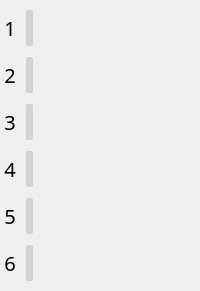
        <widget class="QWidget" name="ProgressBarsAttempts" native="true">
         <property name="styleSheet">
          <string notr="true">QLabel {
	font-family: Yu Ghotic UI Semibold;
	font-weight: 200;
	font-size: 20px;
	min-height: 20;
	min-width: 20;
	max-height: 20;
	max-width: 20;
}
QProgressBar {
	font-family: Yu Ghotic UI Semibold;
	font-weight: 200;
	font-size: 20px;
	border-style: hidden;
	background-color: rgba(255, 255, 255, 0);
}

QProgressBar::chunk {
    background-color: lightgray;
	border-radius: 2px;
}</string>
         </property>
         <layout class="QGridLayout" name="StatsLayout_2">
          <property name="leftMargin">
           <number>0</number>
          </property>
          <property name="topMargin">
           <number>10</number>
          </property>
          <property name="rightMargin">
           <number>24</number>
          </property>
          <property name="bottomMargin">
           <number>10</number>
          </property>
          <property name="verticalSpacing">
           <number>11</number>
          </property>
          <item row="5" column="0">
           <widget class="QLabel" name="sixthAttempt">
            <property name="palette">
             <palette>
              <active>
               <colorrole role="WindowText">
                <brush brushstyle="SolidPattern">
                 <color alpha="255">
                  <red>0</red>
                  <green>0</green>
                  <blue>0</blue>
                 </color>
                </brush>
               </colorrole>
              </active>
              <inactive>
               <colorrole role="WindowText">
                <brush brushstyle="SolidPattern">
                 <color alpha="255">
                  <red>0</red>
                  <green>0</green>
                  <blue>0</blue>
                 </color>
                </brush>
               </colorrole>
              </inactive>
              <disabled/>
             </palette>
            </property>
            <property name="text">
             <string>6</string>
            </property>
            <property name="alignment">
             <set>Qt::AlignCenter</set>
            </property>
           </widget>
          </item>
          <item row="0" column="2">
           <widget class="QProgressBar" name="firstPrBar">
            <property name="palette">
             <palette>
              <active>
               <colorrole role="Button">
                <brush brushstyle="SolidPattern">
                 <color alpha="0">
                  <red>255</red>
                  <green>255</green>
                  <blue>255</blue>
                 </color>
                </brush>
               </colorrole>
               <colorrole role="Base">
                <brush brushstyle="SolidPattern">
                 <color alpha="0">
                  <red>255</red>
                  <green>255</green>
                  <blue>255</blue>
                 </color>
                </brush>
               </colorrole>
               <colorrole role="Window">
                <brush brushstyle="SolidPattern">
                 <color alpha="0">
                  <red>255</red>
                  <green>255</green>
                  <blue>255</blue>
                 </color>
                </brush>
               </colorrole>
              </active>
              <inactive>
               <colorrole role="Button">
                <brush brushstyle="SolidPattern">
                 <color alpha="0">
                  <red>255</red>
                  <green>255</green>
                  <blue>255</blue>
                 </color>
                </brush>
               </colorrole>
               <colorrole role="Base">
                <brush brushstyle="SolidPattern">
                 <color alpha="0">
                  <red>255</red>
                  <green>255</green>
                  <blue>255</blue>
                 </color>
                </brush>
               </colorrole>
               <colorrole role="Window">
                <brush brushstyle="SolidPattern">
                 <color alpha="0">
                  <red>255</red>
                  <green>255</green>
                  <blue>255</blue>
                 </color>
                </brush>
               </colorrole>
              </inactive>
              <disabled>
               <colorrole role="Button">
                <brush brushstyle="SolidPattern">
                 <color alpha="0">
                  <red>255</red>
                  <green>255</green>
                  <blue>255</blue>
                 </color>
                </brush>
               </colorrole>
               <colorrole role="Base">
                <brush brushstyle="SolidPattern">
                 <color alpha="0">
                  <red>255</red>
                  <green>255</green>
                  <blue>255</blue>
                 </color>
                </brush>
               </colorrole>
               <colorrole role="Window">
                <brush brushstyle="SolidPattern">
                 <color alpha="0">
                  <red>255</red>
                  <green>255</green>
                  <blue>255</blue>
                 </color>
                </brush>
               </colorrole>
              </disabled>
             </palette>
            </property>
            <property name="maximum">
             <number>100</number>
            </property>
            <property name="value">
             <number>5</number>
            </property>
            <property name="alignment">
             <set>Qt::AlignCenter</set>
            </property>
            <property name="textVisible">
             <bool>true</bool>
            </property>
            <property name="orientation">
             <enum>Qt::Horizontal</enum>
            </property>
            <property name="invertedAppearance">
             <bool>false</bool>
            </property>
            <property name="textDirection">
             <enum>QProgressBar::TopToBottom</enum>
            </property>
            <property name="format">
             <string/>
            </property>
           </widget>
          </item>
          <item row="4" column="0">
           <widget class="QLabel" name="fifthAttempt">
            <property name="palette">
             <palette>
              <active>
               <colorrole role="WindowText">
                <brush brushstyle="SolidPattern">
                 <color alpha="255">
                  <red>0</red>
                  <green>0</green>
                  <blue>0</blue>
                 </color>
                </brush>
               </colorrole>
              </active>
              <inactive>
               <colorrole role="WindowText">
                <brush brushstyle="SolidPattern">
                 <color alpha="255">
                  <red>0</red>
                  <green>0</green>
                  <blue>0</blue>
                 </color>
                </brush>
               </colorrole>
              </inactive>
              <disabled/>
             </palette>
            </property>
            <property name="text">
             <string>5</string>
            </property>
            <property name="alignment">
             <set>Qt::AlignCenter</set>
            </property>
           </widget>
          </item>
          <item row="0" column="0">
           <widget class="QLabel" name="firstAttempt">
            <property name="palette">
             <palette>
              <active>
               <colorrole role="WindowText">
                <brush brushstyle="SolidPattern">
                 <color alpha="255">
                  <red>0</red>
                  <green>0</green>
                  <blue>0</blue>
                 </color>
                </brush>
               </colorrole>
              </active>
              <inactive>
               <colorrole role="WindowText">
                <brush brushstyle="SolidPattern">
                 <color alpha="255">
                  <red>0</red>
                  <green>0</green>
                  <blue>0</blue>
                 </color>
                </brush>
               </colorrole>
              </inactive>
              <disabled/>
             </palette>
            </property>
            <property name="text">
             <string>1</string>
            </property>
            <property name="alignment">
             <set>Qt::AlignCenter</set>
            </property>
           </widget>
          </item>
          <item row="2" column="0">
           <widget class="QLabel" name="thirdAttempt">
            <property name="palette">
             <palette>
              <active>
               <colorrole role="WindowText">
                <brush brushstyle="SolidPattern">
                 <color alpha="255">
                  <red>0</red>
                  <green>0</green>
                  <blue>0</blue>
                 </color>
                </brush>
               </colorrole>
              </active>
              <inactive>
               <colorrole role="WindowText">
                <brush brushstyle="SolidPattern">
                 <color alpha="255">
                  <red>0</red>
                  <green>0</green>
                  <blue>0</blue>
                 </color>
                </brush>
               </colorrole>
              </inactive>
              <disabled/>
             </palette>
            </property>
            <property name="text">
             <string>3</string>
            </property>
            <property name="alignment">
             <set>Qt::AlignCenter</set>
            </property>
           </widget>
          </item>
          <item row="1" column="0">
           <widget class="QLabel" name="secondAttempt">
            <property name="palette">
             <palette>
              <active>
               <colorrole role="WindowText">
                <brush brushstyle="SolidPattern">
                 <color alpha="255">
                  <red>0</red>
                  <green>0</green>
                  <blue>0</blue>
                 </color>
                </brush>
               </colorrole>
              </active>
              <inactive>
               <colorrole role="WindowText">
                <brush brushstyle="SolidPattern">
                 <color alpha="255">
                  <red>0</red>
                  <green>0</green>
                  <blue>0</blue>
                 </color>
                </brush>
               </colorrole>
              </inactive>
              <disabled/>
             </palette>
            </property>
            <property name="text">
             <string>2</string>
            </property>
            <property name="alignment">
             <set>Qt::AlignCenter</set>
            </property>
           </widget>
          </item>
          <item row="1" column="2">
           <widget class="QProgressBar" name="secondPrBar">
            <property name="palette">
             <palette>
              <active>
               <colorrole role="Button">
                <brush brushstyle="SolidPattern">
                 <color alpha="0">
                  <red>255</red>
                  <green>255</green>
                  <blue>255</blue>
                 </color>
                </brush>
               </colorrole>
               <colorrole role="Base">
                <brush brushstyle="SolidPattern">
                 <color alpha="0">
                  <red>255</red>
                  <green>255</green>
                  <blue>255</blue>
                 </color>
                </brush>
               </colorrole>
               <colorrole role="Window">
                <brush brushstyle="SolidPattern">
                 <color alpha="0">
                  <red>255</red>
                  <green>255</green>
                  <blue>255</blue>
                 </color>
                </brush>
               </colorrole>
              </active>
              <inactive>
               <colorrole role="Button">
                <brush brushstyle="SolidPattern">
                 <color alpha="0">
                  <red>255</red>
                  <green>255</green>
                  <blue>255</blue>
                 </color>
                </brush>
               </colorrole>
               <colorrole role="Base">
                <brush brushstyle="SolidPattern">
                 <color alpha="0">
                  <red>255</red>
                  <green>255</green>
                  <blue>255</blue>
                 </color>
                </brush>
               </colorrole>
               <colorrole role="Window">
                <brush brushstyle="SolidPattern">
                 <color alpha="0">
                  <red>255</red>
                  <green>255</green>
                  <blue>255</blue>
                 </color>
                </brush>
               </colorrole>
              </inactive>
              <disabled>
               <colorrole role="Button">
                <brush brushstyle="SolidPattern">
                 <color alpha="0">
                  <red>255</red>
                  <green>255</green>
                  <blue>255</blue>
                 </color>
                </brush>
               </colorrole>
               <colorrole role="Base">
                <brush brushstyle="SolidPattern">
                 <color alpha="0">
                  <red>255</red>
                  <green>255</green>
                  <blue>255</blue>
                 </color>
                </brush>
               </colorrole>
               <colorrole role="Window">
                <brush brushstyle="SolidPattern">
                 <color alpha="0">
                  <red>255</red>
                  <green>255</green>
                  <blue>255</blue>
                 </color>
                </brush>
               </colorrole>
              </disabled>
             </palette>
            </property>
            <property name="value">
             <number>5</number>
            </property>
            <property name="alignment">
             <set>Qt::AlignCenter</set>
            </property>
            <property name="format">
             <string/>
            </property>
           </widget>
          </item>
          <item row="3" column="0">
           <widget class="QLabel" name="fourthAttempt">
            <property name="palette">
             <palette>
              <active>
               <colorrole role="WindowText">
                <brush brushstyle="SolidPattern">
                 <color alpha="255">
                  <red>0</red>
                  <green>0</green>
                  <blue>0</blue>
                 </color>
                </brush>
               </colorrole>
              </active>
              <inactive>
               <colorrole role="WindowText">
                <brush brushstyle="SolidPattern">
                 <color alpha="255">
                  <red>0</red>
                  <green>0</green>
                  <blue>0</blue>
                 </color>
                </brush>
               </colorrole>
              </inactive>
              <disabled/>
             </palette>
            </property>
            <property name="text">
             <string>4</string>
            </property>
            <property name="alignment">
             <set>Qt::AlignCenter</set>
            </property>
           </widget>
          </item>
          <item row="2" column="2">
           <widget class="QProgressBar" name="thirdPrBar">
            <property name="palette">
             <palette>
              <active>
               <colorrole role="Button">
                <brush brushstyle="SolidPattern">
                 <color alpha="0">
                  <red>255</red>
                  <green>255</green>
                  <blue>255</blue>
                 </color>
                </brush>
               </colorrole>
               <colorrole role="Base">
                <brush brushstyle="SolidPattern">
                 <color alpha="0">
                  <red>255</red>
                  <green>255</green>
                  <blue>255</blue>
                 </color>
                </brush>
               </colorrole>
               <colorrole role="Window">
                <brush brushstyle="SolidPattern">
                 <color alpha="0">
                  <red>255</red>
                  <green>255</green>
                  <blue>255</blue>
                 </color>
                </brush>
               </colorrole>
              </active>
              <inactive>
               <colorrole role="Button">
                <brush brushstyle="SolidPattern">
                 <color alpha="0">
                  <red>255</red>
                  <green>255</green>
                  <blue>255</blue>
                 </color>
                </brush>
               </colorrole>
               <colorrole role="Base">
                <brush brushstyle="SolidPattern">
                 <color alpha="0">
                  <red>255</red>
                  <green>255</green>
                  <blue>255</blue>
                 </color>
                </brush>
               </colorrole>
               <colorrole role="Window">
                <brush brushstyle="SolidPattern">
                 <color alpha="0">
                  <red>255</red>
                  <green>255</green>
                  <blue>255</blue>
                 </color>
                </brush>
               </colorrole>
              </inactive>
              <disabled>
               <colorrole role="Button">
                <brush brushstyle="SolidPattern">
                 <color alpha="0">
                  <red>255</red>
                  <green>255</green>
                  <blue>255</blue>
                 </color>
                </brush>
               </colorrole>
               <colorrole role="Base">
                <brush brushstyle="SolidPattern">
                 <color alpha="0">
                  <red>255</red>
                  <green>255</green>
                  <blue>255</blue>
                 </color>
                </brush>
               </colorrole>
               <colorrole role="Window">
                <brush brushstyle="SolidPattern">
                 <color alpha="0">
                  <red>255</red>
                  <green>255</green>
                  <blue>255</blue>
                 </color>
                </brush>
               </colorrole>
              </disabled>
             </palette>
            </property>
            <property name="value">
             <number>5</number>
            </property>
            <property name="alignment">
             <set>Qt::AlignCenter</set>
            </property>
            <property name="format">
             <string/>
            </property>
           </widget>
          </item>
          <item row="3" column="2">
           <widget class="QProgressBar" name="fourthPrBar">
            <property name="palette">
             <palette>
              <active>
               <colorrole role="Button">
                <brush brushstyle="SolidPattern">
                 <color alpha="0">
                  <red>255</red>
                  <green>255</green>
                  <blue>255</blue>
                 </color>
                </brush>
               </colorrole>
               <colorrole role="Base">
                <brush brushstyle="SolidPattern">
                 <color alpha="0">
                  <red>255</red>
                  <green>255</green>
                  <blue>255</blue>
                 </color>
                </brush>
               </colorrole>
               <colorrole role="Window">
                <brush brushstyle="SolidPattern">
                 <color alpha="0">
                  <red>255</red>
                  <green>255</green>
                  <blue>255</blue>
                 </color>
                </brush>
               </colorrole>
              </active>
              <inactive>
               <colorrole role="Button">
                <brush brushstyle="SolidPattern">
                 <color alpha="0">
                  <red>255</red>
                  <green>255</green>
                  <blue>255</blue>
                 </color>
                </brush>
               </colorrole>
               <colorrole role="Base">
                <brush brushstyle="SolidPattern">
                 <color alpha="0">
                  <red>255</red>
                  <green>255</green>
                  <blue>255</blue>
                 </color>
                </brush>
               </colorrole>
               <colorrole role="Window">
                <brush brushstyle="SolidPattern">
                 <color alpha="0">
                  <red>255</red>
                  <green>255</green>
                  <blue>255</blue>
                 </color>
                </brush>
               </colorrole>
              </inactive>
              <disabled>
               <colorrole role="Button">
                <brush brushstyle="SolidPattern">
                 <color alpha="0">
                  <red>255</red>
                  <green>255</green>
                  <blue>255</blue>
                 </color>
                </brush>
               </colorrole>
               <colorrole role="Base">
                <brush brushstyle="SolidPattern">
                 <color alpha="0">
                  <red>255</red>
                  <green>255</green>
                  <blue>255</blue>
                 </color>
                </brush>
               </colorrole>
               <colorrole role="Window">
                <brush brushstyle="SolidPattern">
                 <color alpha="0">
                  <red>255</red>
                  <green>255</green>
                  <blue>255</blue>
                 </color>
                </brush>
               </colorrole>
              </disabled>
             </palette>
            </property>
            <property name="value">
             <number>5</number>
            </property>
            <property name="alignment">
             <set>Qt::AlignCenter</set>
            </property>
            <property name="format">
             <string/>
            </property>
           </widget>
          </item>
          <item row="4" column="2">
           <widget class="QProgressBar" name="fifthPrBar">
            <property name="palette">
             <palette>
              <active>
               <colorrole role="Button">
                <brush brushstyle="SolidPattern">
                 <color alpha="0">
                  <red>255</red>
                  <green>255</green>
                  <blue>255</blue>
                 </color>
                </brush>
               </colorrole>
               <colorrole role="Base">
                <brush brushstyle="SolidPattern">
                 <color alpha="0">
                  <red>255</red>
                  <green>255</green>
                  <blue>255</blue>
                 </color>
                </brush>
               </colorrole>
               <colorrole role="Window">
                <brush brushstyle="SolidPattern">
                 <color alpha="0">
                  <red>255</red>
                  <green>255</green>
                  <blue>255</blue>
                 </color>
                </brush>
               </colorrole>
              </active>
              <inactive>
               <colorrole role="Button">
                <brush brushstyle="SolidPattern">
                 <color alpha="0">
                  <red>255</red>
                  <green>255</green>
                  <blue>255</blue>
                 </color>
                </brush>
               </colorrole>
               <colorrole role="Base">
                <brush brushstyle="SolidPattern">
                 <color alpha="0">
                  <red>255</red>
                  <green>255</green>
                  <blue>255</blue>
                 </color>
                </brush>
               </colorrole>
               <colorrole role="Window">
                <brush brushstyle="SolidPattern">
                 <color alpha="0">
                  <red>255</red>
                  <green>255</green>
                  <blue>255</blue>
                 </color>
                </brush>
               </colorrole>
              </inactive>
              <disabled>
               <colorrole role="Button">
                <brush brushstyle="SolidPattern">
                 <color alpha="0">
                  <red>255</red>
                  <green>255</green>
                  <blue>255</blue>
                 </color>
                </brush>
               </colorrole>
               <colorrole role="Base">
                <brush brushstyle="SolidPattern">
                 <color alpha="0">
                  <red>255</red>
                  <green>255</green>
                  <blue>255</blue>
                 </color>
                </brush>
               </colorrole>
               <colorrole role="Window">
                <brush brushstyle="SolidPattern">
                 <color alpha="0">
                  <red>255</red>
                  <green>255</green>
                  <blue>255</blue>
                 </color>
                </brush>
               </colorrole>
              </disabled>
             </palette>
            </property>
            <property name="value">
             <number>5</number>
            </property>
            <property name="alignment">
             <set>Qt::AlignCenter</set>
            </property>
            <property name="format">
             <string/>
            </property>
           </widget>
          </item>
          <item row="5" column="2">
           <widget class="QProgressBar" name="sixthPrBar">
            <property name="palette">
             <palette>
              <active>
               <colorrole role="Button">
                <brush brushstyle="SolidPattern">
                 <color alpha="0">
                  <red>255</red>
                  <green>255</green>
                  <blue>255</blue>
                 </color>
                </brush>
               </colorrole>
               <colorrole role="Base">
                <brush brushstyle="SolidPattern">
                 <color alpha="0">
                  <red>255</red>
                  <green>255</green>
                  <blue>255</blue>
                 </color>
                </brush>
               </colorrole>
               <colorrole role="Window">
                <brush brushstyle="SolidPattern">
                 <color alpha="0">
                  <red>255</red>
                  <green>255</green>
                  <blue>255</blue>
                 </color>
                </brush>
               </colorrole>
              </active>
              <inactive>
               <colorrole role="Button">
                <brush brushstyle="SolidPattern">
                 <color alpha="0">
                  <red>255</red>
                  <green>255</green>
                  <blue>255</blue>
                 </color>
                </brush>
               </colorrole>
               <colorrole role="Base">
                <brush brushstyle="SolidPattern">
                 <color alpha="0">
                  <red>255</red>
                  <green>255</green>
                  <blue>255</blue>
                 </color>
                </brush>
               </colorrole>
               <colorrole role="Window">
                <brush brushstyle="SolidPattern">
                 <color alpha="0">
                  <red>255</red>
                  <green>255</green>
                  <blue>255</blue>
                 </color>
                </brush>
               </colorrole>
              </inactive>
              <disabled>
               <colorrole role="Button">
                <brush brushstyle="SolidPattern">
                 <color alpha="0">
                  <red>255</red>
                  <green>255</green>
                  <blue>255</blue>
                 </color>
                </brush>
               </colorrole>
               <colorrole role="Base">
                <brush brushstyle="SolidPattern">
                 <color alpha="0">
                  <red>255</red>
                  <green>255</green>
                  <blue>255</blue>
                 </color>
                </brush>
               </colorrole>
               <colorrole role="Window">
                <brush brushstyle="SolidPattern">
                 <color alpha="0">
                  <red>255</red>
                  <green>255</green>
                  <blue>255</blue>
                 </color>
                </brush>
               </colorrole>
              </disabled>
             </palette>
            </property>
            <property name="value">
             <number>5</number>
            </property>
            <property name="alignment">
             <set>Qt::AlignCenter</set>
            </property>
            <property name="orientation">
             <enum>Qt::Horizontal</enum>
            </property>
            <property name="invertedAppearance">
             <bool>false</bool>
            </property>
            <property name="textDirection">
             <enum>QProgressBar::TopToBottom</enum>
            </property>
            <property name="format">
             <string/>
            </property>
           </widget>
          </item>
         </layout>
        </widget>
